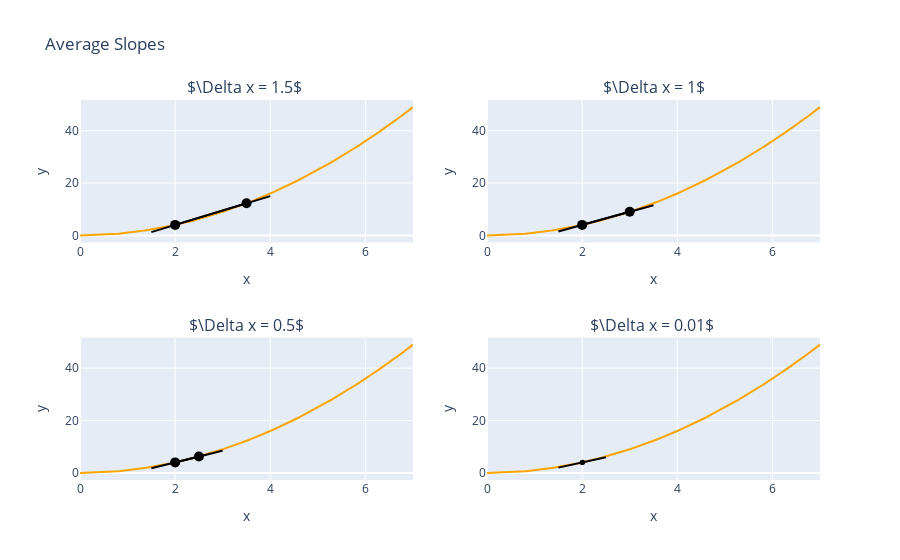

The notebook cell saved with this chart:
### Markdown cell above
It tells us on average, how rapidly did $y$ change with respect to $x$ over a long distance. However, it doesn't tell us about any of the individual slopes in between the two points, so it is not the "best" approximation, and the more the function differs from a straight line, the worse it will be. Can we make it better? Well, yes. The closer the two points are, the better this approximation becomes, and in fact, when the two points are really, really close, the line of the average slope really starts to look like the tangent line. Can we use this notion for anything? Consider the diagrams below, all showing the average slope for a given change in $x$, $\Delta x$.

### Code cell
# Visualization Code


from plotly.subplots import make_subplots

fig = make_subplots(rows=2, cols=2, subplot_titles = ['$\Delta x = 1.5$ ', '$\Delta x = 1$', '$\Delta x = 0.5$', '$\Delta x = 0.01$ '])

# Main function
x_vals = np.linspace(0, 7, 1000)
y_vals = x_vals**2

# Secondary traces
x2 = np.linspace(1.5, 4, 100)
x3 = np.linspace(1.5, 3.5, 100)
x4 = np.linspace(1.5, 3, 100)
x5 = np.linspace(1.5, 2.5, 100)

# Updating layout
fig.update_layout(title="Average Slopes")
fig.update_yaxes(title_text="y", row=1, col=1)
fig.update_xaxes(title_text="x", row=1, col=1)
fig.update_yaxes(title_text="y", row=1, col=2)
fig.update_xaxes(title_text="x", row=1, col=2)
fig.update_yaxes(title_text="y", row=2, col=1)
fig.update_xaxes(title_text="x", row=2, col=1)
fig.update_yaxes(title_text="y", row=2, col=2)
fig.update_xaxes(title_text="x", row=2, col=2)


fig.add_trace(go.Scatter(x=x_vals, y=y_vals, marker_color="orange"), row=1, col=1)
fig.add_trace(go.Scatter(x=x2, y=5.5*x2 - 7, marker_color="black"), row=1, col=1)
fig.add_trace(go.Scatter(x=[2, 3.5], y=[4, 12.25], marker_color="black", marker_size=10), row=1, col=1)

fig.add_trace(go.Scatter(x=x_vals, y=y_vals, marker_color="orange"), row=1, col=2)
fig.add_trace(go.Scatter(x=x3, y=5*x3 - 6, marker_color="black"), row=1, col=2)
fig.add_trace(go.Scatter(x=[2, 3], y=[4, 9], marker_color="black", marker_size=10), row=1, col=2)

fig.add_trace(go.Scatter(x=x_vals, y=y_vals, marker_color="orange"), row=2, col=1)
fig.add_trace(go.Scatter(x=x4, y=4.5*x4 - 5, marker_color="black"), row=2, col=1)
fig.add_trace(go.Scatter(x=[2, 2.5], y=[4, 6.25], marker_color="black", marker_size=10), row=2, col=1)

fig.add_trace(go.Scatter(x=x_vals, y=y_vals, marker_color="orange"), row=2, col=2)
fig.add_trace(go.Scatter(x=x5, y=4*x5 - 4, marker_color="black"), row=2, col=2)
fig.add_trace(go.Scatter(x=[2, 2.01], y=[4, 2.01*2.01], marker_color="black", marker_size=5), row=2, col=2)


fig.update_layout(showlegend=False)
fig.show()

### Figure 1 — Plotly figure (JSON) as saved in the notebook; plotly's stock layout.template omitted (floating-point values rounded to 4 significant figures; data arrays with more than 128 entries replaced by an {"elided": "..."} marker saying what was removed)
{"data": [{"marker": {"color": "orange"}, "type": "scatter", "x": {"elided": "1000 float values"}, "xaxis": "x", "y": {"elided": "1000 float values"}, "yaxis": "y"}, {"marker": {"color": "black"}, "type": "scatter", "x": [1.5, 1.525, 1.551, 1.576, 1.601, 1.626, 1.652, 1.677, 1.702, 1.727, 1.753, 1.778, 1.803, 1.828, 1.854, 1.879, 1.904, 1.929, 1.955, 1.98, 2.005, 2.03, 2.056, 2.081, 2.106, 2.131, 2.157, 2.182, 2.207, 2.232, 2.258, 2.283, 2.308, 2.333, 2.359, 2.384, 2.409, 2.434, 2.46, 2.485, 2.51, 2.535, 2.561, 2.586, 2.611, 2.636, 2.662, 2.687, 2.712, 2.737, 2.763, 2.788, 2.813, 2.838, 2.864, 2.889, 2.914, 2.939, 2.965, 2.99, 3.015, 3.04, 3.066, 3.091, 3.116, 3.141, 3.167, 3.192, 3.217, 3.242, 3.268, 3.293, 3.318, 3.343, 3.369, 3.394, 3.419, 3.444, 3.47, 3.495, 3.52, 3.545, 3.571, 3.596, 3.621, 3.646, 3.672, 3.697, 3.722, 3.747, 3.773, 3.798, 3.823, 3.848, 3.874, 3.899, 3.924, 3.949, 3.975, 4], "xaxis": "x", "y": [1.25, 1.389, 1.528, 1.667, 1.806, 1.944, 2.083, 2.222, 2.361, 2.5, 2.639, 2.778, 2.917, 3.056, 3.194, 3.333, 3.472, 3.611, 3.75, 3.889, 4.028, 4.167, 4.306, 4.444, 4.583, 4.722, 4.861, 5, 5.139, 5.278, 5.417, 5.556, 5.694, 5.833, 5.972, 6.111, 6.25, 6.389, 6.528, 6.667, 6.806, 6.944, 7.083, 7.222, 7.361, 7.5, 7.639, 7.778, 7.917, 8.056, 8.194, 8.333, 8.472, 8.611, 8.75, 8.889, 9.028, 9.167, 9.306, 9.444, 9.583, 9.722, 9.861, 10, 10.14, 10.28, 10.42, 10.56, 10.69, 10.83, 10.97, 11.11, 11.25, 11.39, 11.53, 11.67, 11.81, 11.94, 12.08, 12.22, 12.36, 12.5, 12.64, 12.78, 12.92, 13.06, 13.19, 13.33, 13.47, 13.61, 13.75, 13.89, 14.03, 14.17, 14.31, 14.44, 14.58, 14.72, 14.86, 15], "yaxis": "y"}, {"marker": {"color": "black", "size": 10}, "type": "scatter", "x": [2, 3.5], "xaxis": "x", "y": [4, 12.25], "yaxis": "y"}, {"marker": {"color": "orange"}, "type": "scatter", "x": {"elided": "1000 float values"}, "xaxis": "x2", "y": {"elided": "1000 float values"}, "yaxis": "y2"}, {"marker": {"color": "black"}, "type": "scatter", "x": [1.5, 1.52, 1.54, 1.561, 1.581, 1.601, 1.621, 1.641, 1.662, 1.682, 1.702, 1.722, 1.742, 1.763, 1.783, 1.803, 1.823, 1.843, 1.864, 1.884, 1.904, 1.924, 1.944, 1.965, 1.985, 2.005, 2.025, 2.045, 2.066, 2.086, 2.106, 2.126, 2.146, 2.167, 2.187, 2.207, 2.227, 2.247, 2.268, 2.288, 2.308, 2.328, 2.348, 2.369, 2.389, 2.409, 2.429, 2.449, 2.47, 2.49, 2.51, 2.53, 2.551, 2.571, 2.591, 2.611, 2.631, 2.652, 2.672, 2.692, 2.712, 2.732, 2.753, 2.773, 2.793, 2.813, 2.833, 2.854, 2.874, 2.894, 2.914, 2.934, 2.955, 2.975, 2.995, 3.015, 3.035, 3.056, 3.076, 3.096, 3.116, 3.136, 3.157, 3.177, 3.197, 3.217, 3.237, 3.258, 3.278, 3.298, 3.318, 3.338, 3.359, 3.379, 3.399, 3.419, 3.439, 3.46, 3.48, 3.5], "xaxis": "x2", "y": [1.5, 1.601, 1.702, 1.803, 1.904, 2.005, 2.106, 2.207, 2.308, 2.409, 2.51, 2.611, 2.712, 2.813, 2.914, 3.015, 3.116, 3.217, 3.318, 3.419, 3.52, 3.621, 3.722, 3.823, 3.924, 4.025, 4.126, 4.227, 4.328, 4.429, 4.53, 4.631, 4.732, 4.833, 4.934, 5.035, 5.136, 5.237, 5.338, 5.439, 5.54, 5.641, 5.742, 5.843, 5.944, 6.045, 6.146, 6.247, 6.348, 6.449, 6.551, 6.652, 6.753, 6.854, 6.955, 7.056, 7.157, 7.258, 7.359, 7.46, 7.561, 7.662, 7.763, 7.864, 7.965, 8.066, 8.167, 8.268, 8.369, 8.47, 8.571, 8.672, 8.773, 8.874, 8.975, 9.076, 9.177, 9.278, 9.379, 9.48, 9.581, 9.682, 9.783, 9.884, 9.985, 10.09, 10.19, 10.29, 10.39, 10.49, 10.59, 10.69, 10.79, 10.89, 10.99, 11.1, 11.2, 11.3, 11.4, 11.5], "yaxis": "y2"}, {"marker": {"color": "black", "size": 10}, "type": "scatter", "x": [2, 3], "xaxis": "x2", "y": [4, 9], "yaxis": "y2"}, {"marker": {"color": "orange"}, "type": "scatter", "x": {"elided": "1000 float values"}, "xaxis": "x3", "y": {"elided": "1000 float values"}, "yaxis": "y3"}, {"marker": {"color": "black"}, "type": "scatter", "x": [1.5, 1.515, 1.53, 1.545, 1.561, 1.576, 1.591, 1.606, 1.621, 1.636, 1.652, 1.667, 1.682, 1.697, 1.712, 1.727, 1.742, 1.758, 1.773, 1.788, 1.803, 1.818, 1.833, 1.848, 1.864, 1.879, 1.894, 1.909, 1.924, 1.939, 1.955, 1.97, 1.985, 2, 2.015, 2.03, 2.045, 2.061, 2.076, 2.091, 2.106, 2.121, 2.136, 2.152, 2.167, 2.182, 2.197, 2.212, 2.227, 2.242, 2.258, 2.273, 2.288, 2.303, 2.318, 2.333, 2.348, 2.364, 2.379, 2.394, 2.409, 2.424, 2.439, 2.455, 2.47, 2.485, 2.5, 2.515, 2.53, 2.545, 2.561, 2.576, 2.591, 2.606, 2.621, 2.636, 2.652, 2.667, 2.682, 2.697, 2.712, 2.727, 2.742, 2.758, 2.773, 2.788, 2.803, 2.818, 2.833, 2.848, 2.864, 2.879, 2.894, 2.909, 2.924, 2.939, 2.955, 2.97, 2.985, 3], "xaxis": "x3", "y": [1.75, 1.818, 1.886, 1.955, 2.023, 2.091, 2.159, 2.227, 2.295, 2.364, 2.432, 2.5, 2.568, 2.636, 2.705, 2.773, 2.841, 2.909, 2.977, 3.045, 3.114, 3.182, 3.25, 3.318, 3.386, 3.455, 3.523, 3.591, 3.659, 3.727, 3.795, 3.864, 3.932, 4, 4.068, 4.136, 4.205, 4.273, 4.341, 4.409, 4.477, 4.545, 4.614, 4.682, 4.75, 4.818, 4.886, 4.955, 5.023, 5.091, 5.159, 5.227, 5.295, 5.364, 5.432, 5.5, 5.568, 5.636, 5.705, 5.773, 5.841, 5.909, 5.977, 6.045, 6.114, 6.182, 6.25, 6.318, 6.386, 6.455, 6.523, 6.591, 6.659, 6.727, 6.795, 6.864, 6.932, 7.0, 7.068, 7.136, 7.205, 7.273, 7.341, 7.409, 7.477, 7.545, 7.614, 7.682, 7.75, 7.818, 7.886, 7.955, 8.023, 8.091, 8.159, 8.227, 8.295, 8.364, 8.432, 8.5], "yaxis": "y3"}, {"marker": {"color": "black", "size": 10}, "type": "scatter", "x": [2, 2.5], "xaxis": "x3", "y": [4, 6.25], "yaxis": "y3"}, {"marker": {"color": "orange"}, "type": "scatter", "x": {"elided": "1000 float values"}, "xaxis": "x4", "y": {"elided": "1000 float values"}, "yaxis": "y4"}, {"marker": {"color": "black"}, "type": "scatter", "x": [1.5, 1.51, 1.52, 1.53, 1.54, 1.551, 1.561, 1.571, 1.581, 1.591, 1.601, 1.611, 1.621, 1.631, 1.641, 1.652, 1.662, 1.672, 1.682, 1.692, 1.702, 1.712, 1.722, 1.732, 1.742, 1.753, 1.763, 1.773, 1.783, 1.793, 1.803, 1.813, 1.823, 1.833, 1.843, 1.854, 1.864, 1.874, 1.884, 1.894, 1.904, 1.914, 1.924, 1.934, 1.944, 1.955, 1.965, 1.975, 1.985, 1.995, 2.005, 2.015, 2.025, 2.035, 2.045, 2.056, 2.066, 2.076, 2.086, 2.096, 2.106, 2.116, 2.126, 2.136, 2.146, 2.157, 2.167, 2.177, 2.187, 2.197, 2.207, 2.217, 2.227, 2.237, 2.247, 2.258, 2.268, 2.278, 2.288, 2.298, 2.308, 2.318, 2.328, 2.338, 2.348, 2.359, 2.369, 2.379, 2.389, 2.399, 2.409, 2.419, 2.429, 2.439, 2.449, 2.46, 2.47, 2.48, 2.49, 2.5], "xaxis": "x4", "y": [2, 2.04, 2.081, 2.121, 2.162, 2.202, 2.242, 2.283, 2.323, 2.364, 2.404, 2.444, 2.485, 2.525, 2.566, 2.606, 2.646, 2.687, 2.727, 2.768, 2.808, 2.848, 2.889, 2.929, 2.97, 3.01, 3.051, 3.091, 3.131, 3.172, 3.212, 3.253, 3.293, 3.333, 3.374, 3.414, 3.455, 3.495, 3.535, 3.576, 3.616, 3.657, 3.697, 3.737, 3.778, 3.818, 3.859, 3.899, 3.939, 3.98, 4.02, 4.061, 4.101, 4.141, 4.182, 4.222, 4.263, 4.303, 4.343, 4.384, 4.424, 4.465, 4.505, 4.545, 4.586, 4.626, 4.667, 4.707, 4.747, 4.788, 4.828, 4.869, 4.909, 4.949, 4.99, 5.03, 5.071, 5.111, 5.152, 5.192, 5.232, 5.273, 5.313, 5.354, 5.394, 5.434, 5.475, 5.515, 5.556, 5.596, 5.636, 5.677, 5.717, 5.758, 5.798, 5.838, 5.879, 5.919, 5.96, 6], "yaxis": "y4"}, {"marker": {"color": "black", "size": 5}, "type": "scatter", "x": [2, 2.01], "xaxis": "x4", "y": [4, 4.04], "yaxis": "y4"}], "layout": {"annotations": [{"font": {"size": 16}, "showarrow": false, "text": "$\\Delta x = 1.5$ ", "x": 0.225, "xanchor": "center", "xref": "paper", "y": 1, "yanchor": "bottom", "yref": "paper"}, {"font": {"size": 16}, "showarrow": false, "text": "$\\Delta x = 1$", "x": 0.775, "xanchor": "center", "xref": "paper", "y": 1, "yanchor": "bottom", "yref": "paper"}, {"font": {"size": 16}, "showarrow": false, "text": "$\\Delta x = 0.5$", "x": 0.225, "xanchor": "center", "xref": "paper", "y": 0.375, "yanchor": "bottom", "yref": "paper"}, {"font": {"size": 16}, "showarrow": false, "text": "$\\Delta x = 0.01$ ", "x": 0.775, "xanchor": "center", "xref": "paper", "y": 0.375, "yanchor": "bottom", "yref": "paper"}], "showlegend": false, "title": {"text": "Average Slopes"}, "xaxis": {"anchor": "y", "domain": [0, 0.45], "title": {"text": "x"}}, "xaxis2": {"anchor": "y2", "domain": [0.55, 1], "title": {"text": "x"}}, "xaxis3": {"anchor": "y3", "domain": [0, 0.45], "title": {"text": "x"}}, "xaxis4": {"anchor": "y4", "domain": [0.55, 1], "title": {"text": "x"}}, "yaxis": {"anchor": "x", "domain": [0.625, 1], "title": {"text": "y"}}, "yaxis2": {"anchor": "x2", "domain": [0.625, 1], "title": {"text": "y"}}, "yaxis3": {"anchor": "x3", "domain": [0, 0.375], "title": {"text": "y"}}, "yaxis4": {"anchor": "x4", "domain": [0, 0.375], "title": {"text": "y"}}}}
